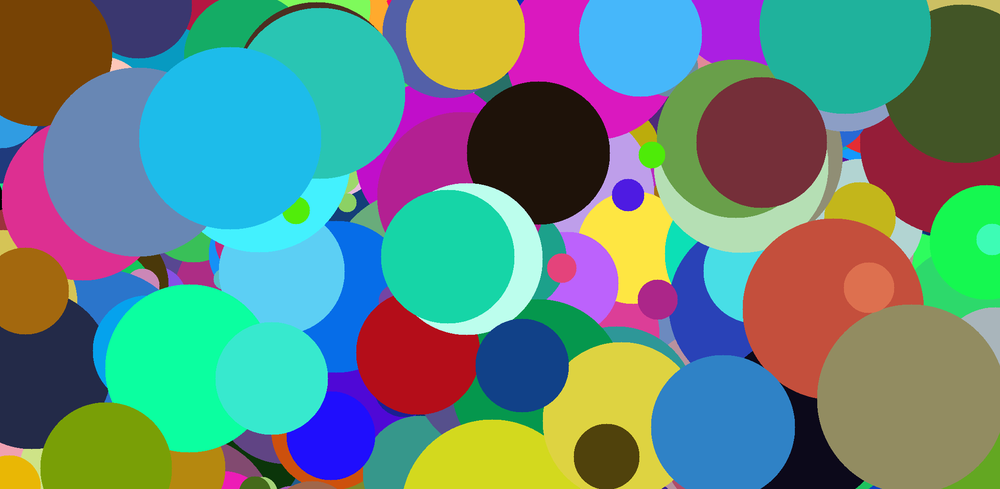
#> input picture 251.png, 1000 x 489 px, shrunk from 2096 x 1024 before the run; its folder holds only this picture in this run
$ python ocr-optical-character-recognition.py --image 251.png
#> lines starting #> are read from the running program, lines starting #| are printed output that depends on the picture; after the words box and inside, x2 and y2 are one past the last pixel; in counts of white or black regions, pixels touching at a corner belong together
# -*- coding: utf-8 -*-
"""
Created on Tue Feb 26 16:53:36 2019
pip install pillow
pip install pytesseract
pip install tesseract
pip install tesseract-ocr

@author: Usuario
"""

from PIL import Image
import pytesseract

import argparse
import cv2
import os

# construct de argument parse and parse the arguments
ap = argparse.ArgumentParser()
ap.add_argument("-i","--image",required= True,help="Path to input image to OCR'd")
ap.add_argument("-p","--preprocess",type=str,default="thresh",help="Type of preprocessing to be done")
args = vars(ap.parse_args())

# --image: The path to the image we're sending through the OCR system
# --preprocess: The preprocessing


image = cv2.imread(args['image'])
#> image is the input picture: shape (489, 1000, 3); mean B, G, R 126.5, 134.1, 100.9

gray = cv2.cvtColor(image, cv2.COLOR_BGR2GRAY)
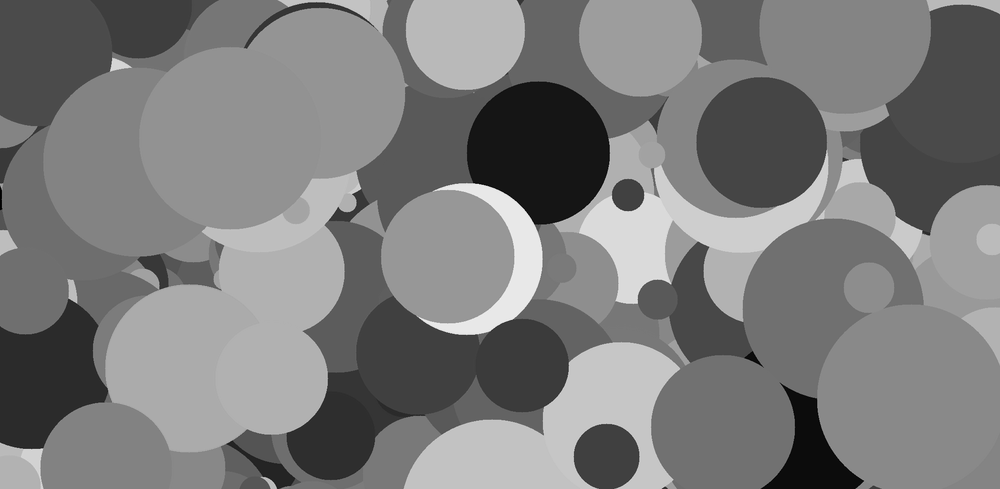
#> gray: shape (489, 1000); min 0, max 240, mean 123.3

if args['preprocess'] == 'thresh':
    gray = cv2.threshold(gray,0,255,cv2.THRESH_BINARY | cv2.THRESH_OTSU)[1]
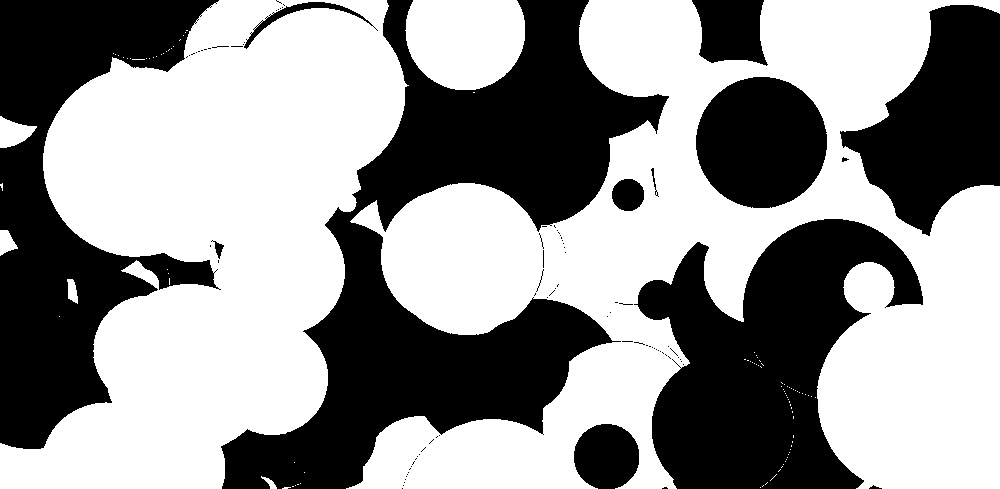
#> gray: shape (489, 1000); 57.6% white; 91 black regions (77 under 20 px), largest, box (x1, y1, x2, y2) and area: (221, 0, 669, 489) 75638, (0, 0, 221, 449) 44528, (634, 219, 923, 489) 43622
elif args['preprocess'] == 'blur':
    gray = cv2.medianBlur(gray,3)

filename = "{}.png".format(str(os.getpid()))

cv2.imwrite(filename,gray)


# load the image as PIL/Pillow image.apply OCR and then delete the temporary file

#> (the run stopped early here; a loop or call above may not have finished)
